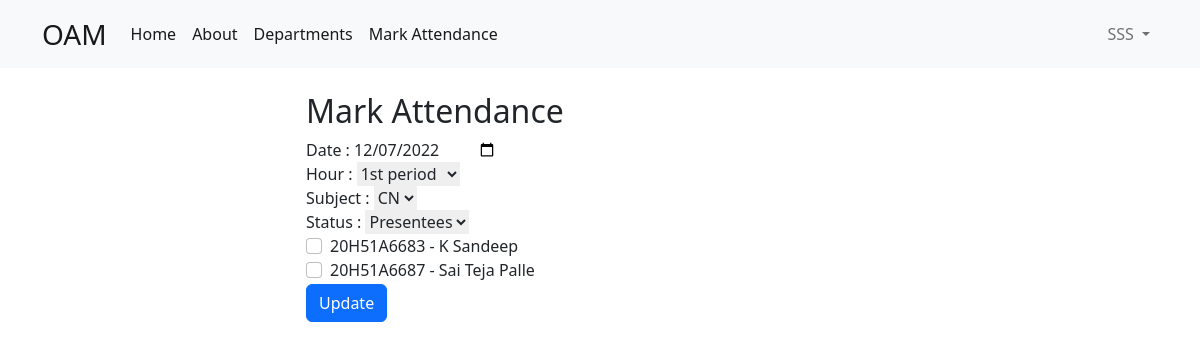
Screenshot of /mark_attendance/CSM-A/new (signed in) with the database file from the repository.
### core/models.py (models this page shows, shortened)
class User(AbstractUser):
    user_type        = models.CharField(
                    max_length = 10,
                    choices = user_types,
                    default='student',
                    null = False,
                )
    gender      = models.CharField(
                    max_length=50,
                    choices=sex_choice,
                    default='Male'
                )
    dob         = models.DateField(
                    _("date of birth"),
                    default=date.today,
                    null = True,
                    blank = True,
                    help_text="Please use the following format: <em>YYYY-MM-DD</em>."
                )
    date_joined = models.DateTimeField(_("date joined"), default=timezone.now)
    class Meta:
        ordering    = [
                        'first_name',
                        'last_name',
                        'dob',
                        'email',
                        'gender'
                    ]

### att/models.py (models this page shows)
class Student(models.Model):
    user    = models.OneToOneField(
                User,
                on_delete=models.CASCADE,
                primary_key = True,
            )
    roll_no = models.CharField(_("Roll no"), max_length = 10, editable = True)
    primary_mobile  = models.CharField(
                _("Student Mobile no."),
                max_length = 13,
                null = True,
                blank = True
            )
    secondary_mobile  = models.CharField(
                _("Student Secondary Mobile no."),
                max_length = 13,
                null = True,
                blank = True,
            )
    father_name = models.CharField(
                _("Father Name"),
                max_length = 50,
                null = True,
                blank = True
            )
    mother_name = models.CharField(
                _("Mother Name"),
                max_length = 50,
                null = True,
                blank = True
            )
    father_mobile = models.CharField(
                _("Father Mobile"),
                max_length = 50,
                null = True,
                blank = True,
            )
    mother_mobile = models.CharField(
                _("Mother Mobile"),
                max_length = 50,
                null = True,
                blank = True
            )
    branch  = models.ForeignKey(
                Department,
                on_delete = models.CASCADE,
                verbose_name = "belongs to department",
            )
    year    = models.ForeignKey(Batch, on_delete=models.CASCADE)
    class Meta:
        verbose_name_plural = 'students'
    def __str__(self):
        return f"{self.roll_no} - {self.user.first_name} {self.user.last_name}"

### att/views.py (the view, shortened to what this page needs)
@login_required
@faculty_login_required
def mark_attendance(request, section_name):
    section  = Section.objects.get(name = section_name)
    subjects = section.subjects.all()
    students = section.students.all()
    context = {
        'today'     : datetime.date.today().strftime("%Y-%m-%d"),
        'periods'   : time_slots,
        'sections'  : section,
        'subjects'  : subjects,
        'students'  : students,
    }
    return render(request, 'mark_attendance.html', context)

### att/models.py (called while the page is built)
    def __str__(self):
        return self.name

### templates/mark_attendance.html (shortened to what this page needs)
{% extends 'base.html' %}
{% block body %}
    <div class="row justify-content-center">
        <div class="col-6">
            <h2>Mark Attendance</h2>
            <form method="post" class="align-items-center">
                <div class="form-group">
                    <label for="date">Date : </label>
                    <input type="date" name="date" id="date" value="{{today}}">
                </div>
                <div class="form-group">
                    <label for="hour" >Hour : </label>
                    <select name="hour" id="hour" required>
                        {% for period, time in periods %}
                            <option value="{{period}}" {% if period == hour %} selected {% endif %}>{{period}}</option>
                        {% endfor %}
                    </select>
                </div>
                <div class="form-group">
                    <label for="subject" >Subject : </label>
                    <select name="subject" id="subject" required>
                            {% for each_subject in subjects %}
                                <option value="{{each_subject}}" {% if each_subject == subject %} selected {% endif %}>{{each_subject.short_name}}</option>
                            {% endfor %}
                    </select>
                </div>
                <div class="form-group">
                    <label for="status">Status : </label>
                    <select name="status" id="tees">
                        <option value="p" selected>Presentees</option>
                    </select>
                </div>
                <div class="form-check">
                    {% for student in students %}
                        <input
                            type="checkbox"
                            class="form-check-input"
                            name="{{ student.roll_no }}"
                            value="{{ student.roll_no }}"
                        >
                        <label
                            class="form-check-label"
                            for="{{ student }}"
                        >
                            {{ student }}
                        </label><br>
                    {% endfor %}
                </div>
                <input class="btn btn-primary" type="submit" value="Update">
            </form>
        </div>
    </div>
{% endblock body %}

### templates/nav.html (shortened to what this page needs)
<nav class="navbar navbar-expand-lg bg-light mb-4">
    <div class="container   ">
      <a class="navbar-brand fs-3" href="{% url 'home' %}">OAM</a>
      <div class="collapse navbar-collapse" id="navbarSupportedContent">
        <ul class="navbar-nav me-auto mb-2 mb-lg-0">
          <li class="nav-item">
            <a class="nav-link active" aria-current="page" href="{% url 'home' %}">Home</a>
          </li>
          <li class="nav-item">
            <a class="nav-link active" aria-current="page" href="{% url 'about' %}">About</a>
          </li>
          {% if user.is_authenticated and user.user_type != 'student' %}
          <li class="nav-item">
            <a class="nav-link active" aria-current="page" href="{% url 'departments' %}">Departments</a>
          </li>
          <li class="nav-item">
            <a class="nav-link active" aria-current="page" href="{% url 'view_sections' %}">Mark Attendance</a>
          </li>
          {% endif %}
        </ul>
				{% if user.is_authenticated %}
					<ul class="navbar-nav mr-0 mb-2 mb-lg-0">
						<li class="nav-item dropdown">
							<a class="nav-link dropdown-toggle" href="#" role="button" data-bs-toggle="dropdown" aria-expanded="false">
								{{ user.username }}
							</a>
						</li>
					</ul>
        {% else %}
					<div class="form-inline my-2 my-lg-0">
						<a href="{% url 'login' %}" class="btn btn-outline-success">Login</a>
						<a href="{% url 'signup' %}" class="btn btn-primary ml-3">Signup</a>
					</div>
				{% endif %}
      </div>
    </div>
  </nav>

### rows the page displays
User: username "SSS"
Student: roll_no+user_id "20H51A6683 - K Sandeep"
Student: roll_no+user_id "20H51A6687 - Sai Teja Palle"

### other values shown
form field hour "1st period"
form field subject "CN"
